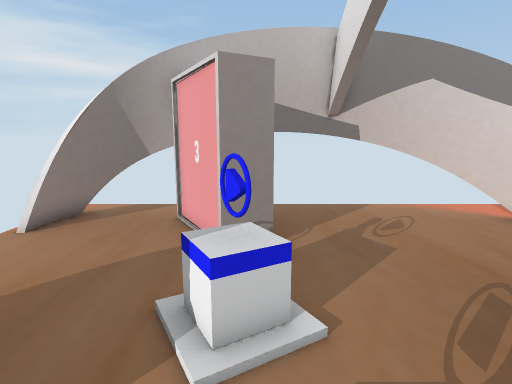
view 1 (above)

14 first-person views from a walk through a scene from a Unity 3-D project. The camera is 1.4 m above the floor, tilts 10° down and sees 80° across. The floor is counted in squares, 0.5 m on a side. Each view is taken from the middle of a square. On the plan, view 1 faces up. The plan holds only what a view shows up to about 20 squares ahead; the rest is blank. The player character is not drawn.

view 2
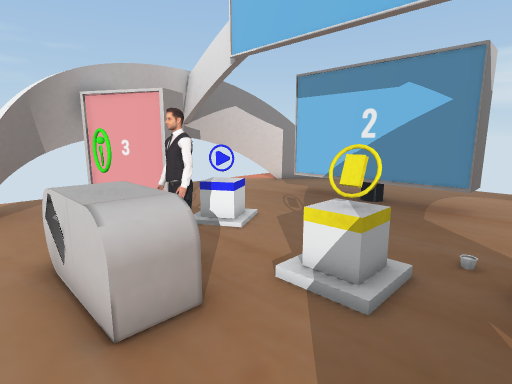

view 3
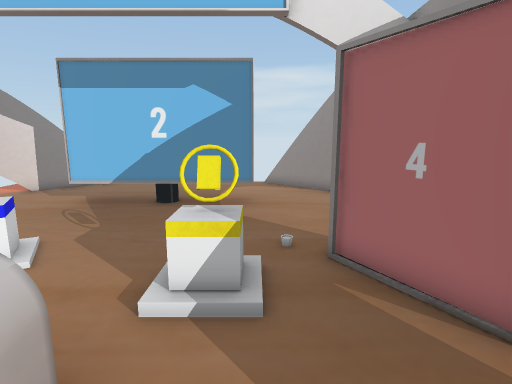

view 4
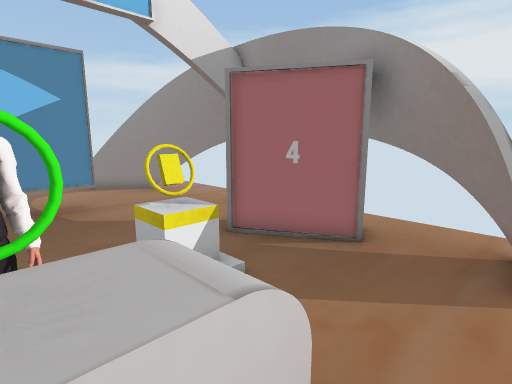

view 5
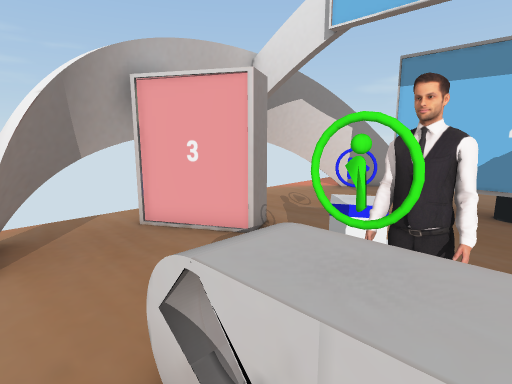

view 6
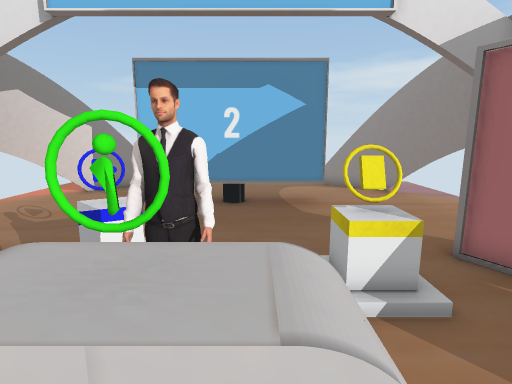

view 7
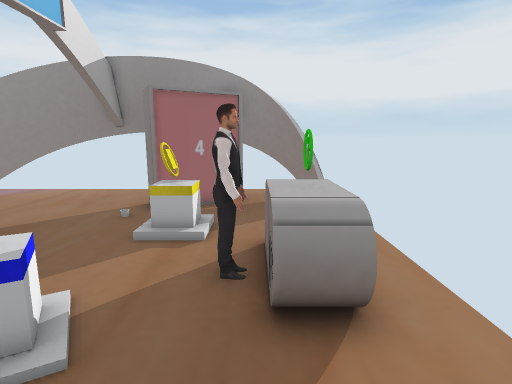

view 8
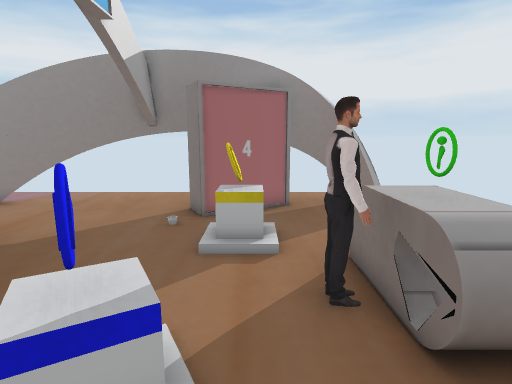

view 9
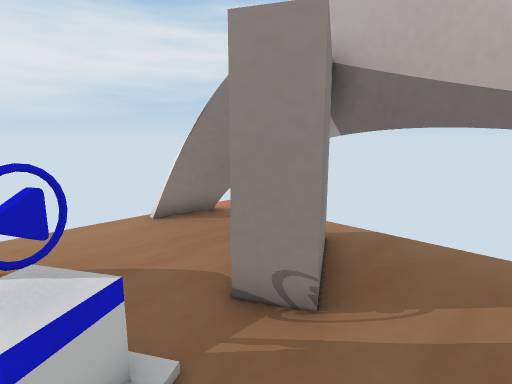

view 10
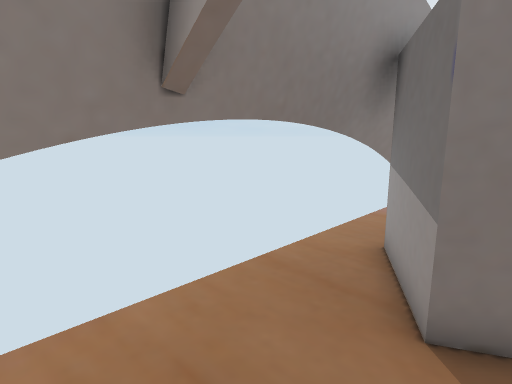

view 11
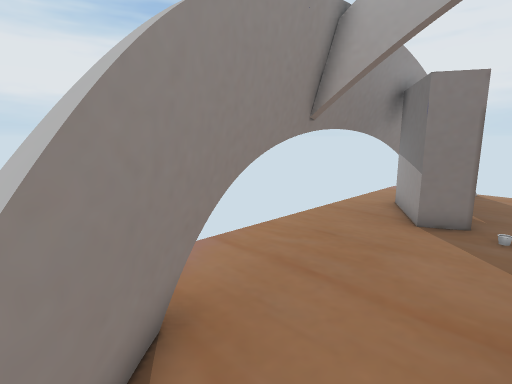

view 12
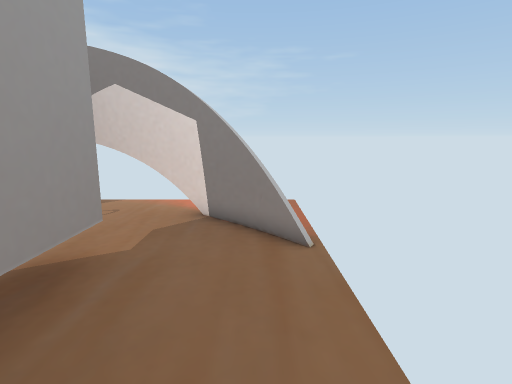

view 13
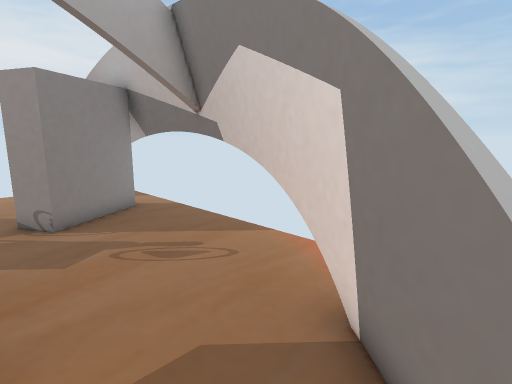

view 14
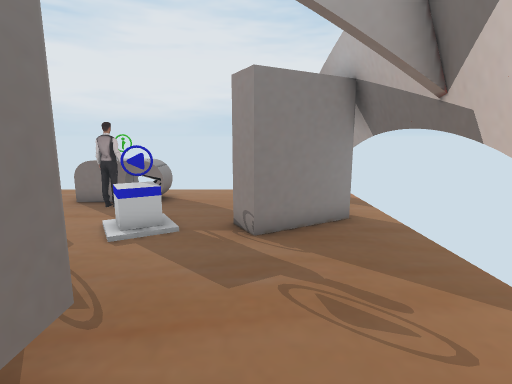

### Floor plan
Key: @ floor where view 1 was taken; # wall or solid block; . floor; = window, fence, low wall or low ledge; ^ raised ledge; T thing the floor can be seen under or through; B box.
Columns run from 7 left of view 1 to 12 right of it. Each row starts with its distance up from view 1.
 12 .=## ########T....
 11 =######....#TTTT..
 10 =##..##.......TTT
  9 =#...###........T##
  8 ......##..........==
  7 ...................=
  6 .............TT.....
  5 ......BB.....TT.....
  4 .=^=..BB.....TT.....
  3 .^^^.........TT.....
  2 .=^^.........TT.....
  1 .^^^.........T .....
  0 .=^=...@.....T .....
 -1  ....BB......T .....
 -2 .....BB......TT.....
 -3 ...................=
 -4 ......##.........#==
 -5 =#..####........###
 -6 =##.####......###
 -7  #####.....#####..
 -8   #  ######## ....

Positions as (right, up) in squares from view 1, and headings:
1: (0, 0), facing up
2: (-7, -4), facing up-right
3: (-7, -2), facing right
4: (-7, 2), facing down-right
5: (-7, 1), facing up-right
6: (-7, 1), facing right
7: (-4, 8), facing down
8: (-2, 7), facing down
9: (3, 4), facing up-left
10: (5, -4), facing down-left
11: (11, -2), facing down-left
12: (11, -1), facing up
13: (11, 6), facing up-left
14: (9, 8), facing left
